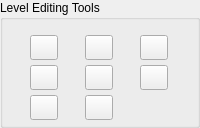
          <widget class="QGroupBox" name="groupBox_5">
           <property name="minimumSize">
            <size>
             <width>0</width>
             <height>80</height>
            </size>
           </property>
           <property name="title">
            <string>Level Editing Tools</string>
           </property>
           <layout class="QGridLayout" name="gridLayout_3">
            <property name="leftMargin">
             <number>1</number>
            </property>
            <property name="topMargin">
             <number>15</number>
            </property>
            <property name="rightMargin">
             <number>1</number>
            </property>
            <property name="bottomMargin">
             <number>5</number>
            </property>
            <property name="horizontalSpacing">
             <number>1</number>
            </property>
            <property name="verticalSpacing">
             <number>5</number>
            </property>
            <item row="0" column="0">
             <widget class="QPushButton" name="ui_btn_deleteEmptyNodes">
              <property name="sizePolicy">
               <sizepolicy hsizetype="Minimum" vsizetype="Fixed">
                <horstretch>25</horstretch>
                <verstretch>25</verstretch>
               </sizepolicy>
              </property>
              <property name="minimumSize">
               <size>
                <width>25</width>
                <height>25</height>
               </size>
              </property>
              <property name="maximumSize">
               <size>
                <width>28</width>
                <height>28</height>
               </size>
              </property>
              <property name="toolTip">
               <string>&lt;html&gt;&lt;head/&gt;&lt;body&gt;&lt;p&gt;Delete empty geometry nodes in the scene.&lt;/p&gt;&lt;/body&gt;&lt;/html&gt;</string>
              </property>
              <property name="styleSheet">
               <string notr="true"/>
              </property>
              <property name="text">
               <string/>
              </property>
              <property name="icon">
               <iconset>
                <normaloff>../img/delete_empties.png</normaloff>../img/delete_empties.png</iconset>
              </property>
              <property name="iconSize">
               <size>
                <width>24</width>
                <height>24</height>
               </size>
              </property>
             </widget>
            </item>
            <item row="0" column="1">
             <widget class="QPushButton" name="ui_btn_pivotToBottom">
              <property name="sizePolicy">
               <sizepolicy hsizetype="Minimum" vsizetype="Fixed">
                <horstretch>25</horstretch>
                <verstretch>25</verstretch>
               </sizepolicy>
              </property>
              <property name="minimumSize">
               <size>
                <width>25</width>
                <height>25</height>
               </size>
              </property>
              <property name="maximumSize">
               <size>
                <width>28</width>
                <height>28</height>
               </size>
              </property>
              <property name="toolTip">
               <string>&lt;html&gt;&lt;head/&gt;&lt;body&gt;&lt;p&gt;Set pivot to center bottom of the selected objects&lt;/p&gt;&lt;/body&gt;&lt;/html&gt;</string>
              </property>
              <property name="styleSheet">
               <string notr="true"/>
              </property>
              <property name="text">
               <string/>
              </property>
              <property name="icon">
               <iconset>
                <normaloff>../img/pivot_to_selected.png</normaloff>../img/pivot_to_selected.png</iconset>
              </property>
              <property name="iconSize">
               <size>
                <width>24</width>
                <height>24</height>
               </size>
              </property>
             </widget>
            </item>
            <item row="0" column="2">
             <widget class="QPushButton" name="ui_btn_moveToGround">
              <property name="sizePolicy">
               <sizepolicy hsizetype="Minimum" vsizetype="Fixed">
                <horstretch>25</horstretch>
                <verstretch>25</verstretch>
               </sizepolicy>
              </property>
              <property name="minimumSize">
               <size>
                <width>25</width>
                <height>25</height>
               </size>
              </property>
              <property name="maximumSize">
               <size>
                <width>28</width>
                <height>28</height>
               </size>
              </property>
              <property name="toolTip">
               <string>&lt;html&gt;&lt;head/&gt;&lt;body&gt;&lt;p&gt;Move selected object to floor.&lt;/p&gt;&lt;/body&gt;&lt;/html&gt;</string>
              </property>
              <property name="styleSheet">
               <string notr="true"/>
              </property>
              <property name="text">
               <string/>
              </property>
              <property name="icon">
               <iconset>
                <normaloff>../img/move_to_floor.png</normaloff>../img/move_to_floor.png</iconset>
              </property>
              <property name="iconSize">
               <size>
                <width>24</width>
                <height>24</height>
               </size>
              </property>
             </widget>
            </item>
            <item row="1" column="0">
             <widget class="QPushButton" name="ui_btn_mergeSeleted">
              <property name="sizePolicy">
               <sizepolicy hsizetype="Minimum" vsizetype="Fixed">
                <horstretch>25</horstretch>
                <verstretch>25</verstretch>
               </sizepolicy>
              </property>
              <property name="minimumSize">
               <size>
                <width>25</width>
                <height>25</height>
               </size>
              </property>
              <property name="maximumSize">
               <size>
                <width>28</width>
                <height>28</height>
               </size>
              </property>
              <property name="toolTip">
               <string>&lt;html&gt;&lt;head/&gt;&lt;body&gt;&lt;p&gt;Merges selected objects&lt;/p&gt;&lt;/body&gt;&lt;/html&gt;</string>
              </property>
              <property name="styleSheet">
               <string notr="true"/>
              </property>
              <property name="text">
               <string/>
              </property>
              <property name="icon">
               <iconset>
                <normaloff>../img/merge_selected.png</normaloff>../img/merge_selected.png</iconset>
              </property>
              <property name="iconSize">
               <size>
                <width>24</width>
                <height>24</height>
               </size>
              </property>
             </widget>
            </item>
            <item row="1" column="1">
             <widget class="QPushButton" name="ui_btn_superRestXform">
              <property name="sizePolicy">
               <sizepolicy hsizetype="Minimum" vsizetype="Fixed">
                <horstretch>25</horstretch>
                <verstretch>25</verstretch>
               </sizepolicy>
              </property>
              <property name="minimumSize">
               <size>
                <width>25</width>
                <height>25</height>
               </size>
              </property>
              <property name="maximumSize">
               <size>
                <width>28</width>
                <height>28</height>
               </size>
              </property>
              <property name="toolTip">
               <string>&lt;html&gt;&lt;head/&gt;&lt;body&gt;&lt;p&gt;Reset xforms in supermode&lt;/p&gt;&lt;/body&gt;&lt;/html&gt;</string>
              </property>
              <property name="styleSheet">
               <string notr="true"/>
              </property>
              <property name="text">
               <string/>
              </property>
              <property name="icon">
               <iconset>
                <normaloff>../img/resetXform.png</normaloff>../img/resetXform.png</iconset>
              </property>
              <property name="iconSize">
               <size>
                <width>24</width>
                <height>24</height>
               </size>
              </property>
             </widget>
            </item>
            <item row="1" column="2">
             <widget class="QPushButton" name="ui_btn_isolateLayer">
              <property name="sizePolicy">
               <sizepolicy hsizetype="Minimum" vsizetype="Fixed">
                <horstretch>25</horstretch>
                <verstretch>25</verstretch>
               </sizepolicy>
              </property>
              <property name="minimumSize">
               <size>
                <width>25</width>
                <height>25</height>
               </size>
              </property>
              <property name="maximumSize">
               <size>
                <width>28</width>
                <height>28</height>
               </size>
              </property>
              <property name="toolTip">
               <string>&lt;html&gt;&lt;head/&gt;&lt;body&gt;&lt;p&gt;Isolate Layer&lt;br/&gt;Isolates the layers based on selected dependents.&lt;/p&gt;&lt;/body&gt;&lt;/html&gt;</string>
              </property>
              <property name="styleSheet">
               <string notr="true"/>
              </property>
              <property name="text">
               <string/>
              </property>
              <property name="icon">
               <iconset>
                <normaloff>../img/isolate_layer.png</normaloff>../img/isolate_layer.png</iconset>
              </property>
              <property name="iconSize">
               <size>
                <width>24</width>
                <height>24</height>
               </size>
              </property>
             </widget>
            </item>
            <item row="2" column="0">
             <widget class="QPushButton" name="ui_btn_separateSeleted">
              <property name="sizePolicy">
               <sizepolicy hsizetype="Minimum" vsizetype="Fixed">
                <horstretch>25</horstretch>
                <verstretch>25</verstretch>
               </sizepolicy>
              </property>
              <property name="minimumSize">
               <size>
                <width>25</width>
                <height>25</height>
               </size>
              </property>
              <property name="maximumSize">
               <size>
                <width>28</width>
                <height>28</height>
               </size>
              </property>
              <property name="toolTip">
               <string>&lt;html&gt;&lt;head/&gt;&lt;body&gt;&lt;p&gt;Separates seleted objects&lt;/p&gt;&lt;/body&gt;&lt;/html&gt;</string>
              </property>
              <property name="styleSheet">
               <string notr="true"/>
              </property>
              <property name="text">
               <string/>
              </property>
              <property name="icon">
               <iconset>
                <normaloff>../img/separate_selected.png</normaloff>../img/separate_selected.png</iconset>
              </property>
              <property name="iconSize">
               <size>
                <width>24</width>
                <height>24</height>
               </size>
              </property>
             </widget>
            </item>
            <item row="2" column="1">
             <widget class="QPushButton" name="ui_btn_pivotToSelected">
              <property name="sizePolicy">
               <sizepolicy hsizetype="Minimum" vsizetype="Fixed">
                <horstretch>25</horstretch>
                <verstretch>25</verstretch>
               </sizepolicy>
              </property>
              <property name="minimumSize">
               <size>
                <width>25</width>
                <height>25</height>
               </size>
              </property>
              <property name="maximumSize">
               <size>
                <width>28</width>
                <height>28</height>
               </size>
              </property>
              <property name="toolTip">
               <string>&lt;html&gt;&lt;head/&gt;&lt;body&gt;&lt;p&gt;Set the pivot to selected component &lt;/p&gt;&lt;/body&gt;&lt;/html&gt;</string>
              </property>
              <property name="styleSheet">
               <string notr="true"/>
              </property>
              <property name="text">
               <string/>
              </property>
              <property name="icon">
               <iconset>
                <normaloff>../img/pivot_center.png</normaloff>../img/pivot_center.png</iconset>
              </property>
              <property name="iconSize">
               <size>
                <width>24</width>
                <height>24</height>
               </size>
              </property>
             </widget>
            </item>
           </layout>
          </widget>
